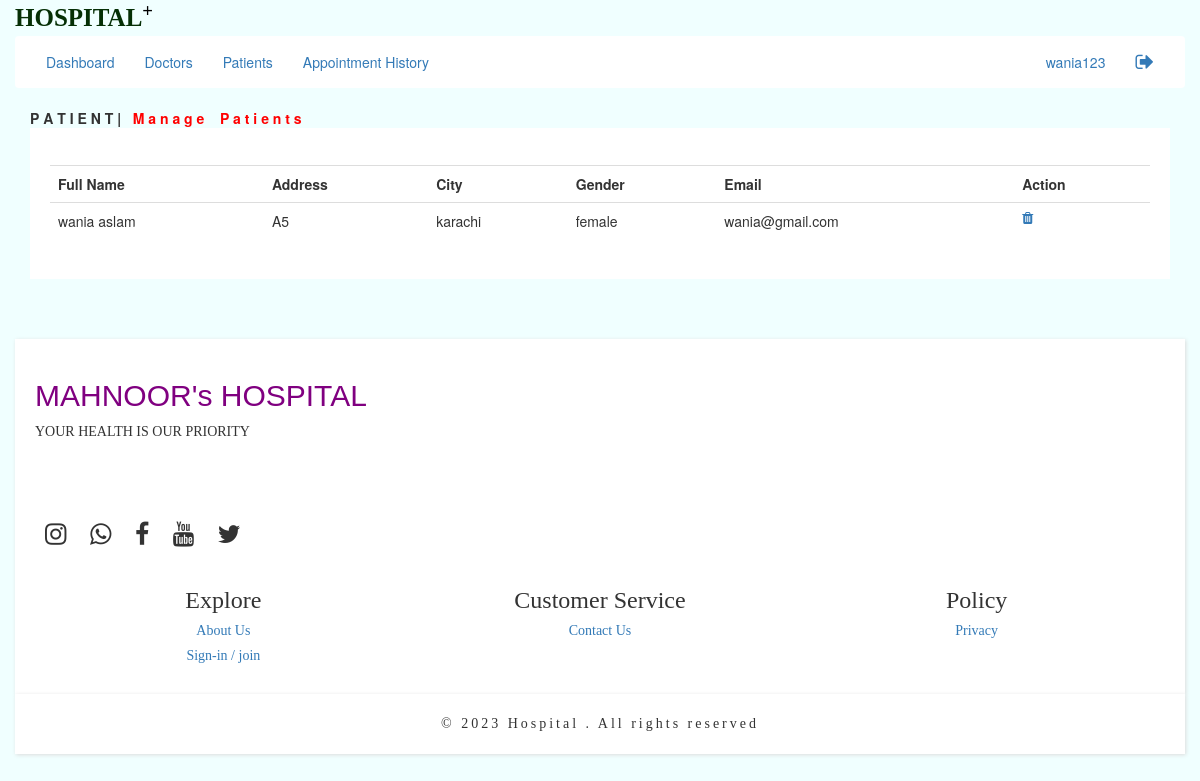
The app's page /patientsmanage.php (signed in) with its own data.
### tables this page shows
CREATE TABLE `registration` (
  `id` int(11) NOT NULL,
  `fullname` varchar(50) NOT NULL,
  `email` varchar(100) NOT NULL,
  `username` varchar(20) NOT NULL,
  `password` varchar(12) NOT NULL,
  `gender` varchar(10) NOT NULL,
  `address` varchar(500) NOT NULL,
  `city` varchar(50) NOT NULL
);

### patientsmanage.php (the view, shortened to what this page needs)
<?php  include("adminheader.php")   ?>
<div class="col col-lg-12">
 <b> P A T I E N T  | <span style="color:red"> &nbsp; M a n a g e  &nbsp; &nbsp;P a t i e n t s  </span></b>
   <div class="col col-lg-12" id="managedoctor">
    <table class="table">
      <tr><th>Full Name</th> <th>Address</th> <th>City</th> <th>Gender</th> <th>Email</th> <th>Action</th></tr>
      <?php
     include("connection.php");
     $sql="SELECT * FROM registration ";
     $result=mysqli_query($conn,$sql);
     if(mysqli_num_rows($result)>0){
     while($row=mysqli_fetch_assoc($result)){
?>
<tr><td><?php   echo $row['fullname']  ?></td> <td><?php   echo $row['address']  ?></td> <td><?php   echo $row['city']  ?></td>
<td>  <?php   echo $row['gender'] ?> </td> <td>  <?php   echo $row['email'] ?> </td>
<td> <a href="deleteappointmentadmin.php?x=<?php  echo $row['id'] ?>"><span class="fa fa-trash"></span></a> </td>
</tr>
<option value="">  </option>
<?php
     }
     }
?>
    </table>
   </div>
</div>
<?php  include("footer.php")   ?>

### patientsmanage.php (style rules this page uses)
#managedoctor { background:#ffff; padding:20px; }

### records on screen
registration: fullname "wania aslam", address "A5", city "karachi", gender "female", email "wania@gmail.com"

### other values on screen
$_SESSION['user'] "wania123"
